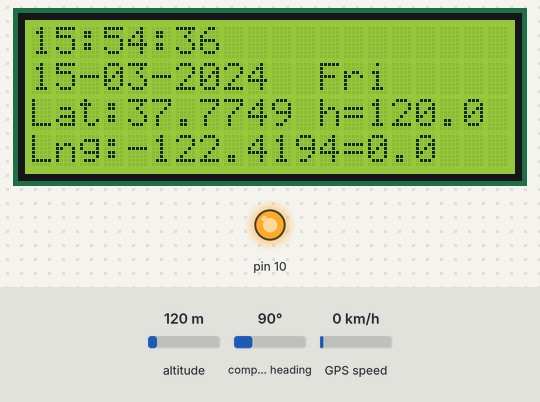
A sketch run on a simulated Arduino Uno, built with avr-gcc and run on an emulated ATmega328P. On the bench: 20×4 character LCD, output pins drawn as LEDs (lit = HIGH). The test bench sets the inputs (shaded band); at power-on: altitude 120 m, GPS speed 0 km/h, compass heading 90°. The GPS gets a fix after 3 s at 37.7749, -122.4194 with 8 satellites; what the sketch prints to the serial monitor is not drawn.

Above: at 7.3 s.
7.4 s: altitude set to 20 m
At 9.2 s:
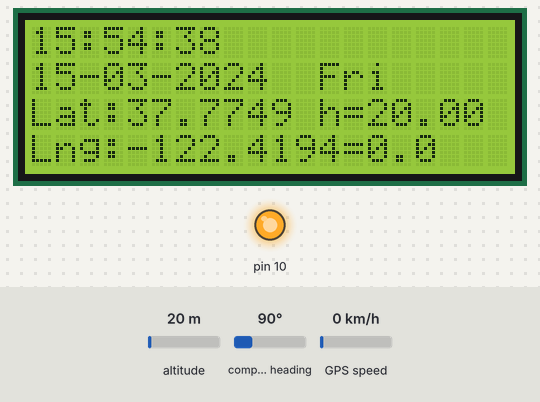
11.0 s: GPS speed set to 2 km/h
At 12.7 s:
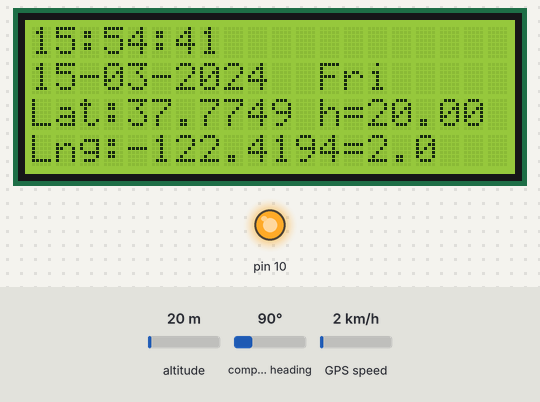
14.5 s: altitude set to 250 m
At 15.7 s:
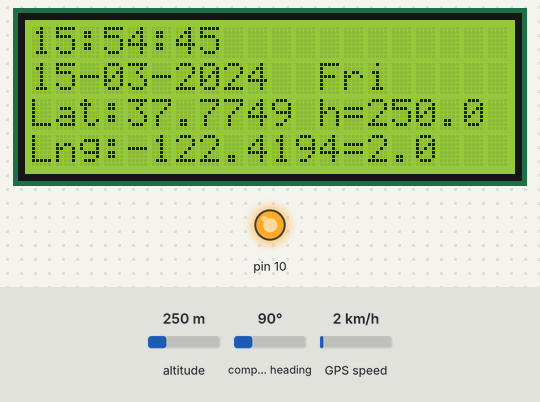
17.8 s: GPS speed set to 30 km/h
At 19.2 s:
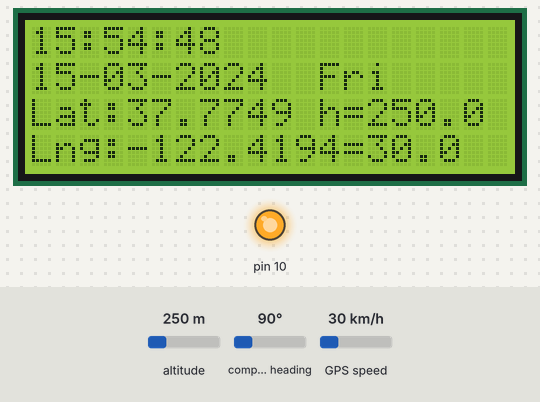
20.9 s: altitude set to 3 m
At 21.9 s:
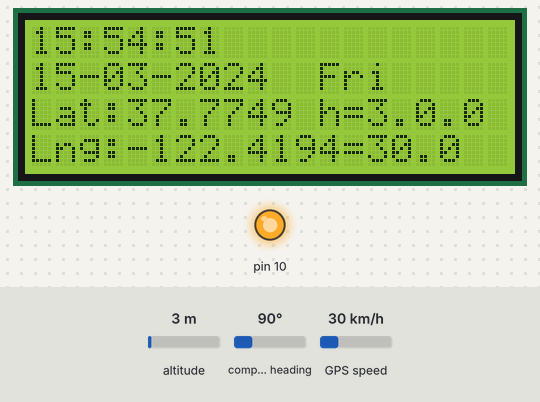
24.1 s: GPS speed set to 118 km/h
At 25.7 s:
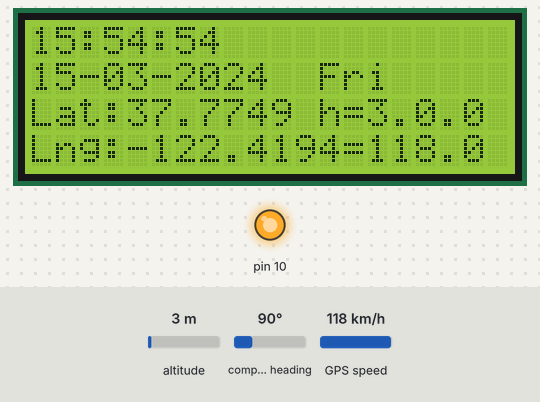
Timing chart, 0 to 27.2 s (numbered marks = the images above; inputs shaded):
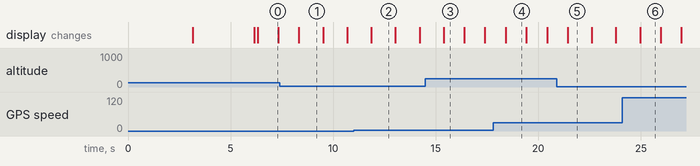

The sketch:

gps_clock_lcd.ino
```cpp
#include <SPI.h>
#include <Wire.h>
#include <TinyGPS++.h>
#include <TimeLib.h>
#include <SoftwareSerial.h>
#include <LiquidCrystal_I2C.h>

LiquidCrystal_I2C lcd(0x27,20,4); // Initialize LCD Display at address 0x27 / 0X3F


TinyGPSPlus gps;

//#define S_RX   0
//#define S_TX   1
//SoftwareSerial SoftSerial(S_RX, S_TX);
SoftwareSerial SoftSerial(4, 3);  // GPS Tx Pin - D4; GPS Rx Pin D3

//LiquidCrystal lcd(2, 3, 4, 5, 6, 7);

#define time_offset  19800  //for IST time zone is second
char Time[] = "00:00:00";
char Date[] = "00-00-2000";
byte last_second, Second, Minute, Hour, Day, Month;
int Year;
int gpssignal;
int a;

void setup(void)
{
   SoftSerial.begin(9600);
   Serial.begin(9600);
   Wire.begin();
    lcd.init();
    lcd.backlight();
  SPI.begin(); // Init SPI bus
   lcd.begin(20,4);

   lcd.setCursor(0,0);
   lcd.print("Welcome John");
   lcd.setCursor(0,1);
   lcd.print("GPS clock");
   delay(3000);
   lcd.clear();

   while(!SoftSerial.available())
   {
     lcd.print("GPS Failed!");
   delay(200);
   lcd.clear();
   }

   if(SoftSerial.available())
     {
       lcd.print("GPS Start");
     delay(3000);
     lcd.clear();
   }
   }

void gpstimedatewday(int i, int j, int k, int l)
{

   start:
     while(SoftSerial.available() > 0)
     {

       if (gps.encode(SoftSerial.read()))
       {

          gpssignal = (gps.time.hour()+gps.time.minute()+gps.time.second()+gps.date.day()+gps.date.month()+gps.date.year());

            while(gpssignal == 2000)
            {
              lcd.setCursor(0,0);
               lcd.print("Connecting");
              for(a=10; a<13; a++)
              {
                lcd.setCursor(a,0);
                lcd.print(":");
                delay(200);
              }
              lcd.setCursor(10,0);
              lcd.print("  ");
              delay(200);
        lcd.clear();
        goto start;
            }

    if (gps.time.isValid())
        {
          Minute = gps.time.minute();
          Second = gps.time.second();
          Hour   = gps.time.hour();
        }


        if (gps.date.isValid())
        {
          Day   = gps.date.day();
      Month = gps.date.month();
      Year  = gps.date.year();
        }

    if(last_second != gps.time.second())
    {
      last_second = gps.time.second();

      setTime(Hour, Minute, Second, Day, Month, Year);

      adjustTime(time_offset);

      Time[0] = hour()   / 10 + '0';
      Time[1] = hour()   % 10 + '0';
      Time[3] = minute() / 10 + '0';
      Time[4] = minute() % 10 + '0';
      Time[6] = second() / 10 + '0';
      Time[7] = second() % 10 + '0';
      Date[0] =  day()    / 10 + '0';
      Date[1] =  day()    % 10 + '0';
      Date[3] =  month()  / 10 + '0';
      Date[4] =  month()  % 10 + '0';
          Date[8] =  (year()  / 10) % 10 + '0';
          Date[9] =   year()  % 10 + '0';

          print_wday(weekday());
          lcd.setCursor(i, j);
          lcd.print(Time);
          lcd.setCursor(k, l);
          lcd.print(Date);
    }
    if (gps.location.isValid())
    {
      lcd.setCursor(0,2);
      lcd.print("Lat:");
      lcd.setCursor(12,2);
      lcd.print("h=");
      lcd.setCursor(0,3);
      lcd.print("Lng:");
      lcd.setCursor(12,3);
      lcd.print("V=");
      lcd.setCursor(4,2);
      lcd.print(gps.location.lat(), 4);
      lcd.setCursor(14,2);
      lcd.print(gps.altitude.meters(), 1);
      lcd.setCursor(4,3);
      lcd.print(gps.location.lng(), 4);
      lcd.setCursor(14,3);
      lcd.print(gps.speed.kmph(),1);
    }
        if(second() == 0)
        {
          lcd.clear();
        }

    }
   }
}

void serialprint()
{
   Serial.print("Satelites: ");
   Serial.print(gps.satellites.value());
   Serial.print("  IST time: ");
   Serial.print(Time);
   Serial.print("  Date:  ");
   Serial.print(Date);
   Serial.print("  Latitude: ");
   Serial.print(gps.location.lat(), 4);
   Serial.print("  Longitude: ");
   Serial.print(gps.location.lng(), 4);
   Serial.print(" Altitude(meters): ");
   Serial.print(gps.altitude.meters(), 2);
   Serial.print(" Speed(kmph): ");
   Serial.print(" Speed(kmph): ");
   Serial.print(gps.speed.kmph(), 2);
   Serial.println("  ...programmed by John");
}

void print_wday(byte wday)
{

   lcd.setCursor(12, 1);
   switch(wday)
   {
     case 1: lcd.print("Sun");   break;
   case 2: lcd.print("Mon");   break;
   case 3: lcd.print("Tue");   break;
   case 4: lcd.print("Wed");   break;
   case 5: lcd.print("Thu");   break;
   case 6: lcd.print("Fri");   break;
   case 7: lcd.print("Sat");
   }
}

void loop()
{
    gpstimedatewday(0,0,0,1);
  serialprint();
}
```

Measured:
- what the display in image 0 shows lasts 1.0 s, from 6.3 s to 7.3 s
